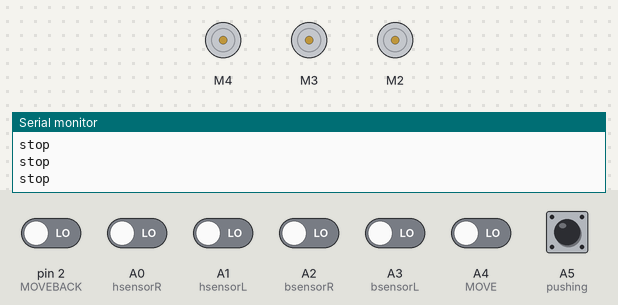
Simulated run of this sketch. Board: Arduino Uno, built with avr-gcc and run on an emulated ATmega328P. Parts: 3 × DC motor (green arrow = forward, orange = backward, longer = faster), the last lines printed to the serial monitor. The test bench sets the inputs (shaded band); at power-on: A0 (hsensorR), A1 (hsensorL), A2 (bsensorR), A3 (bsensorL), A4 (MOVE), A5 (pushing), pin 2 (MOVEBACK) LOW.

Above: at 1.2 s.
1.3 s: A5 (pushing) pulled HIGH for 0.15 s
At 1.6 s:
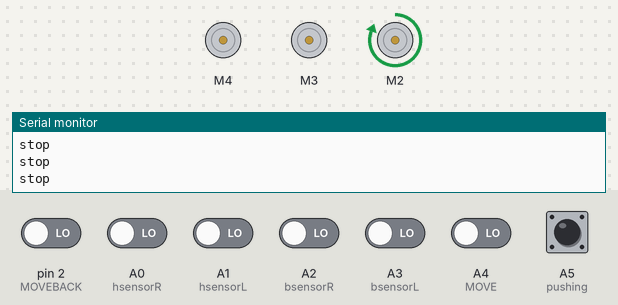
4.4 s: pin 2 (MOVEBACK) driven HIGH
At 7.36 s:
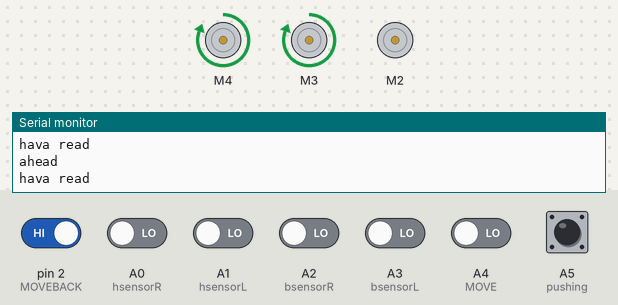
7.4 s: pin 2 (MOVEBACK) driven LOW
At 8.4 s:
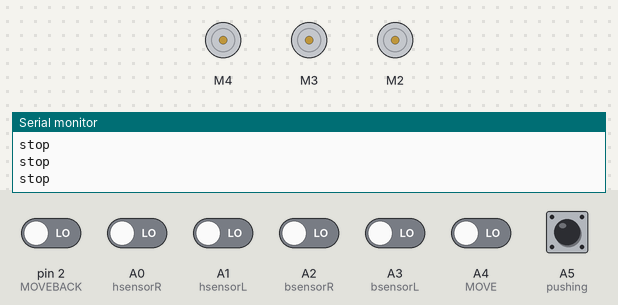
8.9 s: A4 (MOVE) driven HIGH
At 9.2 s:
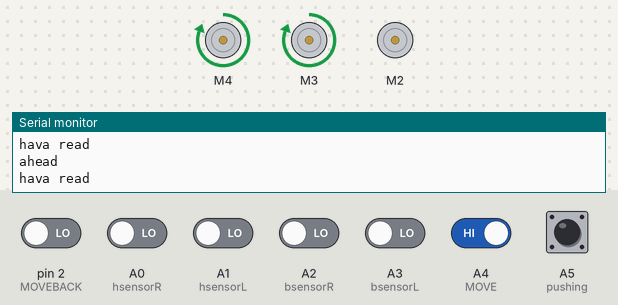
11.9 s: A0 (hsensorR) driven HIGH
At 13.0 s:
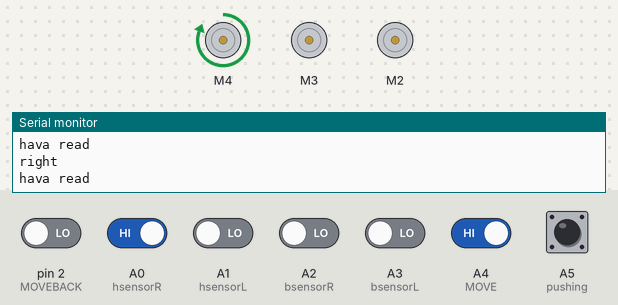
13.4 s: A0 (hsensorR) driven LOW
At 14.3 s:
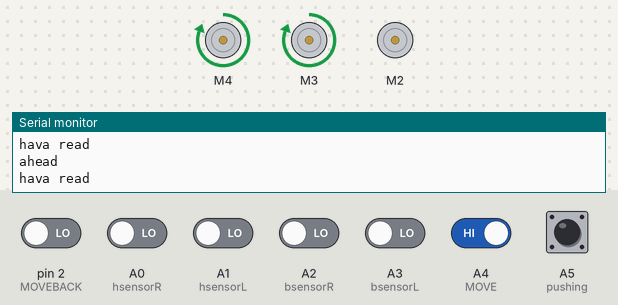
Timing chart, 0 to 16.4 s (numbered marks = the images above; inputs shaded):
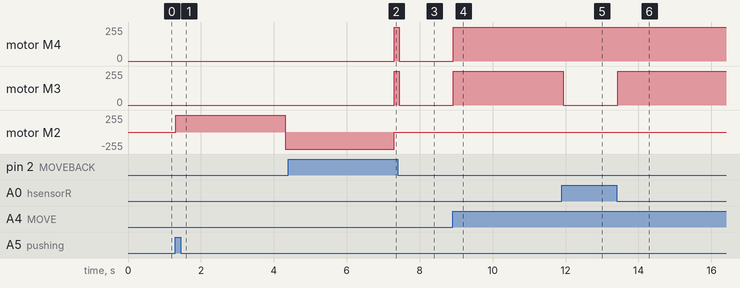

The sketch:

dipan.ino
```cpp
#include <AFMotor.h>
#define  hsensorR A0
#define  hsensorL A1
#define bsensorR A2
#define bsensorL A3
#define  MOVE A4
#define  pushing A5
#define MOVEBACK 2
int valR=0;
int valL=0;
int bvalR=0;
int bvalL=0;
int push=0;
AF_DCMotor motorl(4);//左轮
AF_DCMotor motorr(3);//右轮
AF_DCMotor motorp(2);//推杆
int moving=0;
int bmoveing=0;
void setup() {
  Serial.begin(9600);
  motorl.setSpeed(0);
  motorr.setSpeed(0);
  motorp.setSpeed(0);
  motorl.run(RELEASE);
  motorr.run(RELEASE);
  motorp.run(RELEASE);
  pinMode(hsensorR,INPUT);
  pinMode(hsensorL,INPUT);
  pinMode(bsensorR,INPUT);
  pinMode(bsensorL,INPUT);
  pinMode(MOVE,INPUT);
  pinMode(pushing,INPUT);
  pinMode(MOVEBACK,INPUT);
  valR=digitalRead(hsensorR);
  valL=digitalRead(hsensorL);
  bvalR=digitalRead(bsensorR);
  bvalL=digitalRead(bsensorL);
}
void ahead()
{
  motorr.setSpeed(255);
  motorl.setSpeed(255);
  motorr.run(FORWARD);
  motorl.run(FORWARD);
  Serial.println("ahead");
}
void back()
{
  motorr.setSpeed(255);
  motorl.setSpeed(255);
  motorr.run(BACKWARD);
  motorl.run(BACKWARD);
}
void left()
{
  motorr.setSpeed(255);
  motorl.setSpeed(0);
  motorr.run(FORWARD);
  motorl.run(RELEASE);
  Serial.println("left");
 }
 void right()
 {
    motorr.setSpeed(0);
    motorl.setSpeed(255);
    motorr.run(RELEASE);
    motorl.run(FORWARD);
    Serial.println("right");
 }
 void bleft()
{
  motorr.setSpeed(255);
  motorl.setSpeed(0);
  motorr.run(BACKWARD);
  motorl.run(RELEASE);
  Serial.println("left");
 }
 void bright()
 {
    motorr.setSpeed(0);
    motorl.setSpeed(255);
    motorr.run(RELEASE);
    motorl.run(BACKWARD);
    Serial.println("right");
 }
void stoped()
{
     motorr.setSpeed(0);
     motorl.setSpeed(0);
    motorl.run(RELEASE);
    motorr.run(RELEASE);
    Serial.println("stop");
}
void Read()
{
  valR=digitalRead(hsensorR);
  valL=digitalRead(hsensorL);
  bvalR=digitalRead(bsensorR);
  bvalL=digitalRead(bsensorL);
  Serial.println("hava read");
 }
void followline()
{
  Read();
  if(valR==1)
  {
     while(!(valR==0&&valL==0))
      {
         right();
        Read();
   }
  }
  if(valL==1)
   {
      while(!(valR==0&&valL==0))
      {
         left();
        Read();
       }
    }
    if(valR==0&&valL==0)
    {
      ahead();
    }
}
void bfollowline()
{
  Read();
  if(bvalR==1)
  {
     while(!(bvalR==0&&bvalL==0))
      {
        bleft();
        Read();
   }
  }
  if(bvalL==1)
   {
      while(!(bvalR==0&&bvalL==0))
      {
        bright();
        Read();
       }
    }
    if(bvalR==0&&bvalL==0)
    {
      back();
    }
}
void pushed()
{
   motorp.setSpeed(255);
   motorp.run(FORWARD);
   delay(3000);
   motorp.setSpeed(255);
   motorp.run(BACKWARD);
   delay(3000);
   motorp.setSpeed(0);
   motorp.run(RELEASE);
}
void loop() {
  moving=digitalRead(MOVE);
  bmoveing=digitalRead(MOVEBACK);
  if(moving)
  {
      followline();
  }
  else
  {
    stoped();
    push=digitalRead(pushing) ;
    if(push)
    {
      pushed();
    }
  }
  while(bmoveing)
  {
    bmoveing=digitalRead(MOVEBACK);
    followline();
  }
}
```

Measured:
- after the input at 1.3 s, motor M2: stopped → forward 255/255 at once, → backward 255/255 3.0 s later
- after the input at 4.4 s, motor M4, motor M3: stopped → forward 255/255 after 2.9 s
- after the input at 7.4 s, motor M4, motor M3: forward 255/255 → stopped at once
- after the input at 8.9 s, motor M4, motor M3: stopped → forward 255/255 at once
- after the input at 11.9 s, motor M3: forward 255/255 → stopped at once
- after the input at 13.4 s, motor M3: stopped → forward 255/255 at once
